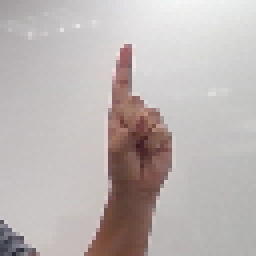
#> input picture src6/dataset_gestos/D/1008.png, 64 x 64 px, given as the content of the folder dataset/train, which was not available (shown 4 times larger)
$ python '2_texturas_v4 - lbp.py'   (older library calls are emulated)
#> lines starting #> are read from the running program, lines starting #| are printed output that depends on the picture; pictures that were not available may be replaced by others from this repository, and a replacement may not be noted
#https://gogul09.github.io/software/texture-recognition
import cv2
import numpy as np
import os
import glob
import mahotas as mt
from sklearn.svm import LinearSVC
from sklearn import svm
from math import copysign, log10
import pandas as pd
from sklearn.decomposition import PCA
from skimage.feature import greycomatrix, greycoprops
import skimage
from sklearn.neural_network import MLPClassifier
from skimage import io, color, img_as_ubyte
import matplotlib.pyplot as plt
from sklearn.metrics import confusion_matrix
import pandas as pd
import seaborn as sns
from skimage import feature

# [67 lines left out: functions plot_confusion_matrix, normaliza, not called in this run]


def extract_lbp(image, number_points, radius, eps=1e-7):
        print('[INFO] Extracting LBP.')
        lbp_features = []
        # Extract lbp
        lbp = feature.local_binary_pattern(image, number_points, radius, method='uniform')
        # Calculates the histogram of the lbp image
        hist, ret = np.histogram(lbp.ravel(), bins=np.arange(0, number_points + 3), range=(0, number_points + 2))
        hist = hist.astype('float')
        hist /= (hist.sum() + eps)
        # Create the feature vector extracted by lbp
        image_lbp = [item for item in list(hist)]
        return image_lbp


# [29 lines left out: functions extract_features_mt, extract_features, not called in this run]

def lerimagem(file):
#> called with file = '_only/1008.png'
        image = cv2.imread(file)
#> image is the input picture: shape (64, 64, 3); mean B, G, R 179.4, 180.8, 188.8
        gray = cv2.cvtColor(image, cv2.COLOR_BGR2GRAY)
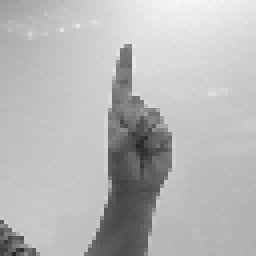
#> gray: shape (64, 64) (shown 4 times larger); min 36, max 246, mean 183
        w,h= gray.shape
#> w = 64; h = 64
        #ajustando imagens para 300 pixels de largura
        escala=(300/w)
#> escala = 4.69
        width = int(gray.shape[1] * escala )
#> width = 300
        height = int(gray.shape[0] * escala )
#> height = 300
        dsize = (width, height)
#> dsize = (300, 300)
        output = cv2.resize(gray, dsize)
        #cv2.imshow("Imagens Lidas", output)
        #cv2.waitKey(100)
        return output

# conjunto de treino
train_path  = "dataset/train"
train_names = os.listdir(train_path)
# vetores de caracteristicas
train_features = []
train_labels   = []

# extraindo caracteristicas do conjunto de treinamento
# usa as 3 primeiras letras do arquivo como label de saida
print ("[STATUS] Iniciando extração das caracteristicas..")
for train_name in train_names:
        cur_path = train_path + "/" + train_name
        cur_label = train_name[0:3]
        i = 1
        #print(cur_path)
        for file in glob.glob(cur_path ):
                if (file!="dataset/train/desktop.ini"):  # o  googledrive armazena um arquivo desktop.ini na pasta....
                        #print( " Imagem - {} no {}".format(i, cur_label))
                        gray=lerimagem(file)
                        features=extract_lbp(gray, number_points=24, radius=8)
#> in extract_lbp, `lbp = feature.local_binary_pattern(image, number_points, radius, metho..`:
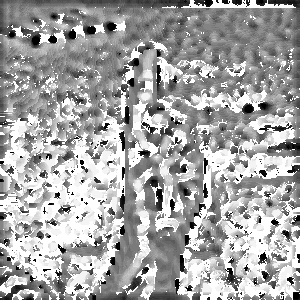
#> lbp: shape (300, 300) float64; min 0, max 25, mean 16.2; drawn with min black and max white
#> in extract_lbp, `hist, ret = np.histogram(lbp.ravel(), bins=np.arange(0, number_points ..`: hist = 26 values, max 21284 at index 25, min 633 at index 2, mean 3461.5; ret = 27 values from 0 to 26
#> in extract_lbp, `hist /= (hist.sum() + eps)`: hist = 26 values, max 0.236 at index 25, min 0.00703 at index 2, mean 0.0385
#> in extract_lbp, `image_lbp = [item for item in list(hist)]`: image_lbp has the same summary as hist
#> features has the same summary as hist in extract_lbp
                        #cria vetores de caracteristicas (x) e saida (y)
                        train_features.append(features)
                        train_labels.append(cur_label)
                        i += 1

# Tamanho dos vetores
print ("Treinamento - entrada: {}".format(np.array(train_features).shape))
#| Treinamento - entrada: (1, 26)
print ("Treinamento - labels de saida: {}".format(np.array(train_labels).shape))

'''
#Principal Component Analysis é uma metodologia que pode ser utilizada para reduzir o vetor de caracteristicas
# de um espaço n-dimensional, para um m-dimensional, sendo que m<n
# ainda aumenta a variãncia dos dados, permitindo melhor separacao entre eles.
#abaixo, o vetor de caracteristicas (features) é reduzido para n=4
pca = PCA(n_components=2)

# Fit and transform the data to the model
reduced_data_pca = pca.fit_transform(train_features)
# criando o classificador
'''

print ("[STATUS] Criando o classificador..")


pca = PCA(n_components=3,copy=True, whiten=False)
#> (the run stopped early here; a loop or call above may not have finished)

$ run again, on src6/dataset_gestos/D/2030.png
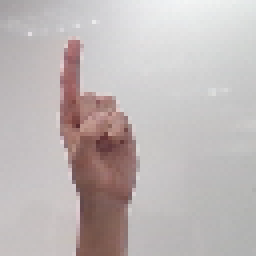
#> input picture src6/dataset_gestos/D/2030.png, 64 x 64 px, given as the content of the folder dataset/train, which was not available (shown 4 times larger)
#> in lerimagem, image is the input picture: shape (64, 64, 3); mean B, G, R 182.7, 183.2, 191.1
#> in lerimagem, `gray = cv2.cvtColor(image, cv2.COLOR_BGR2GRAY)`:
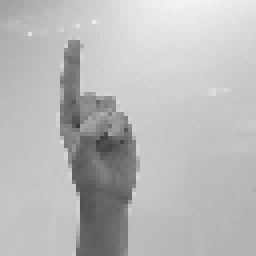
#> gray: shape (64, 64) (shown 4 times larger); min 58, max 244, mean 185.5
#> in extract_lbp, `lbp = feature.local_binary_pattern(image, number_points, radius, metho..`:
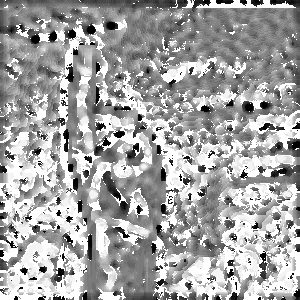
#> lbp: shape (300, 300) float64; min 0, max 25, mean 16.1; drawn with min black and max white
#> in extract_lbp, `hist, ret = np.histogram(lbp.ravel(), bins=np.arange(0, number_points ..`: hist = 26 values, max 21383 at index 25, min 626 at index 4, mean 3461.5; ret = 27 values from 0 to 26
#> in extract_lbp, `hist /= (hist.sum() + eps)`: hist = 26 values, max 0.238 at index 25, min 0.00696 at index 4, mean 0.0385
#> image_lbp has the same summary as hist
#> features has the same summary as hist in extract_lbp
#| Treinamento - entrada: (1, 26)

$ run again, on src6/dataset_gestos/D/302.png
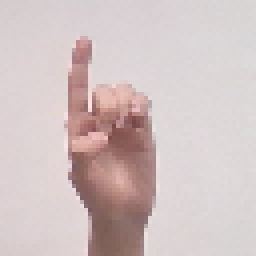
#> input picture src6/dataset_gestos/D/302.png, 64 x 64 px, given as the content of the folder dataset/train, which was not available (shown 4 times larger)
#> in lerimagem, image is the input picture: shape (64, 64, 3); mean B, G, R 194.4, 194.7, 209.6
#> in lerimagem, `gray = cv2.cvtColor(image, cv2.COLOR_BGR2GRAY)`:
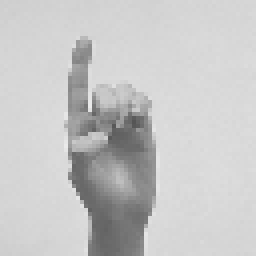
#> gray: shape (64, 64) (shown 4 times larger); min 85, max 234, mean 199.1
#> in extract_lbp, `lbp = feature.local_binary_pattern(image, number_points, radius, metho..`:
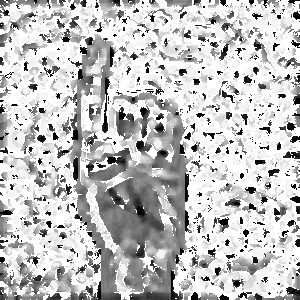
#> lbp: shape (300, 300) float64; min 0, max 25, mean 19; drawn with min black and max white
#> in extract_lbp, `hist, ret = np.histogram(lbp.ravel(), bins=np.arange(0, number_points ..`: hist = 26 values, max 36624 at index 25, min 789 at index 4, mean 3461.5; ret = 27 values from 0 to 26
#> in extract_lbp, `hist /= (hist.sum() + eps)`: hist = 26 values, max 0.407 at index 25, min 0.00877 at index 4, mean 0.0385
#> image_lbp has the same summary as hist
#> features has the same summary as hist in extract_lbp
#| Treinamento - entrada: (1, 26)

$ run again, on src6/dataset_gestos/D/640.png
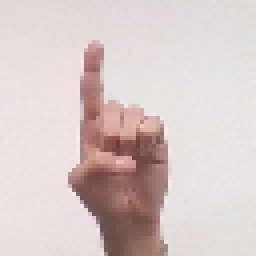
#> input picture src6/dataset_gestos/D/640.png, 64 x 64 px, given as the content of the folder dataset/train, which was not available (shown 4 times larger)
#> in lerimagem, image is the input picture: shape (64, 64, 3); mean B, G, R 201, 202.1, 215.7
#> in lerimagem, `gray = cv2.cvtColor(image, cv2.COLOR_BGR2GRAY)`:
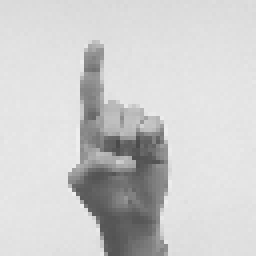
#> gray: shape (64, 64) (shown 4 times larger); min 74, max 238, mean 206
#> in extract_lbp, `lbp = feature.local_binary_pattern(image, number_points, radius, metho..`:
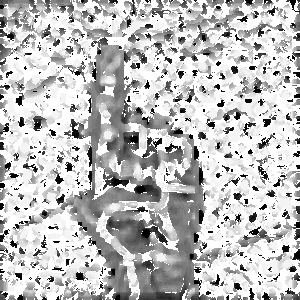
#> lbp: shape (300, 300) float64; min 0, max 25, mean 18.7; drawn with min black and max white
#> in extract_lbp, `hist, ret = np.histogram(lbp.ravel(), bins=np.arange(0, number_points ..`: hist = 26 values, max 33811 at index 25, min 709 at index 4, mean 3461.5; ret = 27 values from 0 to 26
#> in extract_lbp, `hist /= (hist.sum() + eps)`: hist = 26 values, max 0.376 at index 25, min 0.00788 at index 4, mean 0.0385
#> image_lbp has the same summary as hist
#> features has the same summary as hist in extract_lbp
#| Treinamento - entrada: (1, 26)
